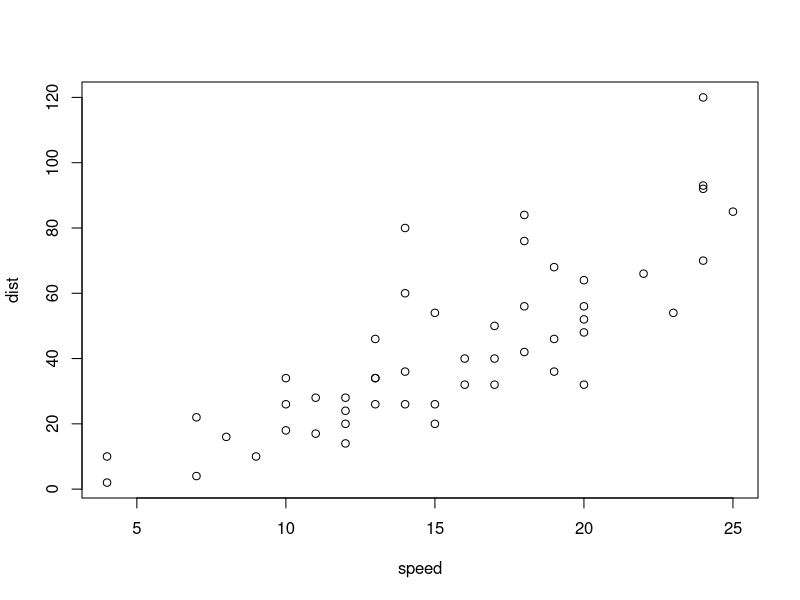
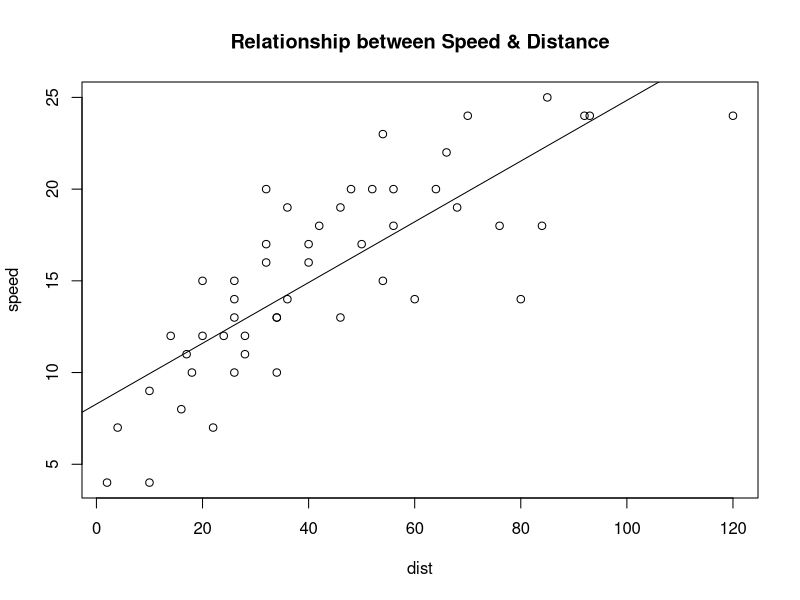

R code for these plots, in order:
## ---- chunk 1
summary(cars)
## ---- chunk 2
plot(cars)
## ---- chunk 3
summary(cars)
## ---- chunk 4
attach(cars)
plot(dist, speed)
abline(lm(speed~dist))
title("Relationship between Speed & Distance")
